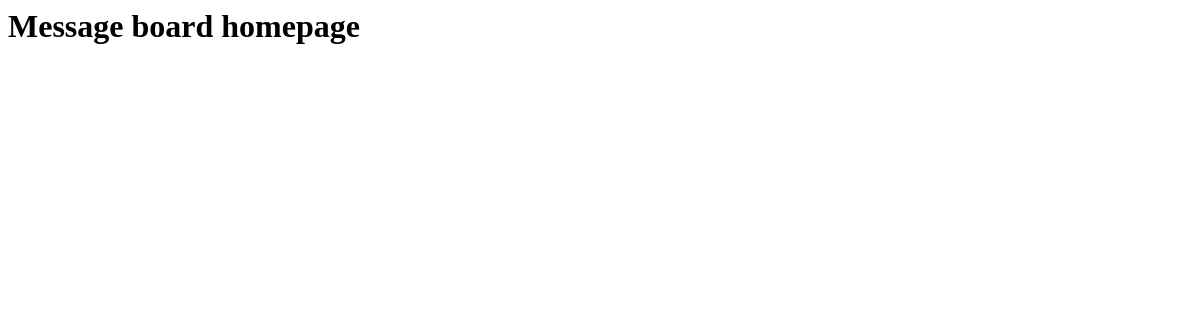
/posts/, run on an earlier commit of the app's database.
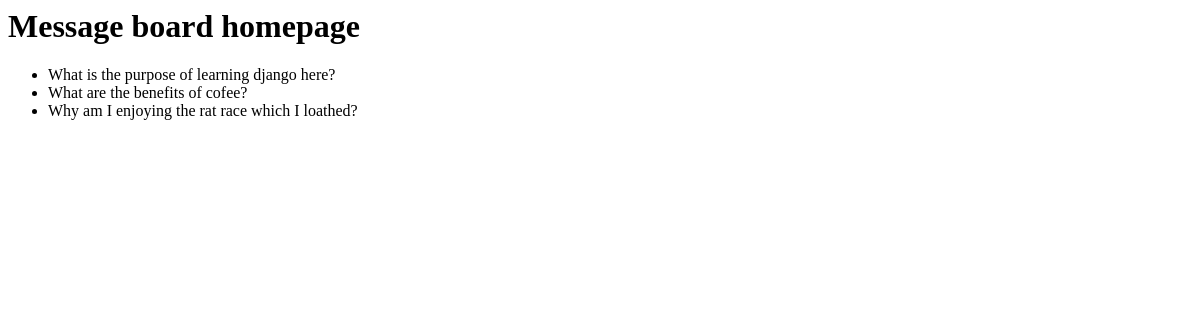
And on a later commit of the database.
### posts/models.py (models this page shows, shortened)
class Post(models.Model):
    text = models.TextField()

### posts/views.py (the view)
# urls.py: path('', HomePageView.as_view(), name='home'),
class HomePageView(ListView):
    model = Post
    template_name = 'posts_home.html'
    context_object_name = 'all_posts_list'

### posts/templates/posts_home.html
<h1>Message board homepage</h1>
<ul>
{% for post in all_posts_list %}
    <li>{{ post.text }}</li>
{% endfor %}
</ul>

What changed in the data, as far as the page shows it:
added Post: text "What is the purpose of learning django here?"
added Post: text "What are the benefits of cofee?"
added Post: text "Why am I enjoying the rat race which I loathed?"
